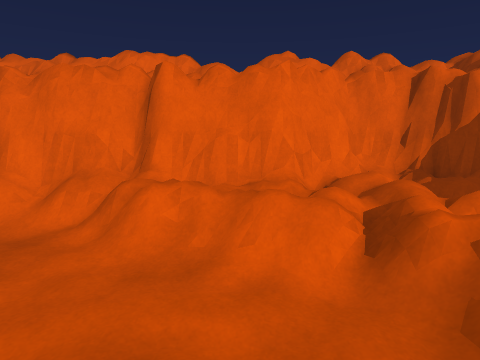
view 1 (above)

17 first-person views from a walk through a 3-D level made in the Unity game engine. The camera is 1.5 m above the floor, tilts 10° down and sees 75° across. The floor is counted in squares, 0.5 m on a side. Each view is taken from the middle of a square. On the plan, view 1 faces up. The plan holds only what a view shows up to about 20 squares ahead; the rest is blank. The place goes on beyond the plan. Surface patterns are stand-ins for the level's own textures.

view 2
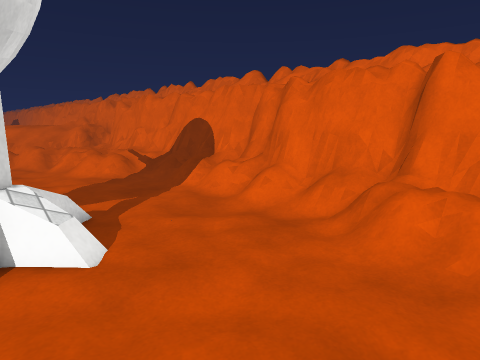

view 3
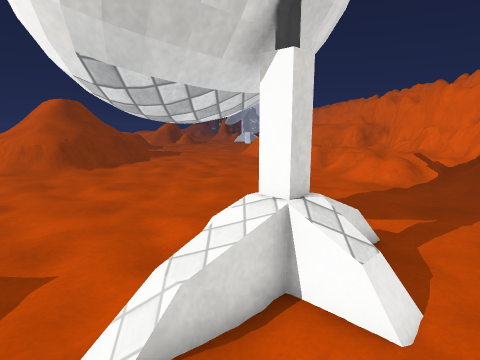

view 4
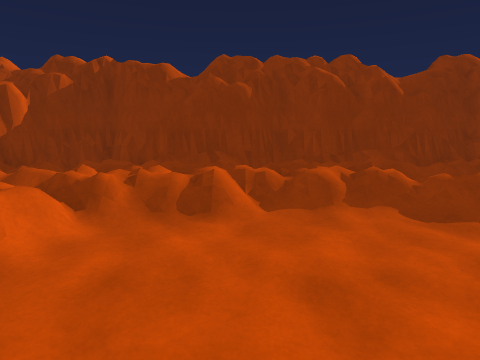

view 5
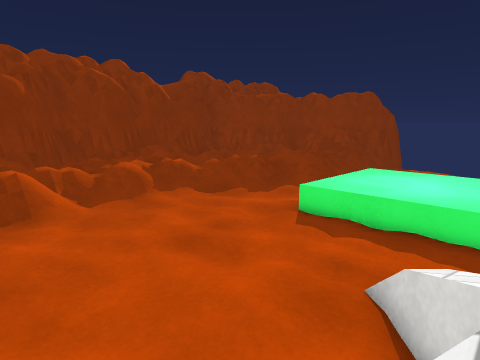

view 6
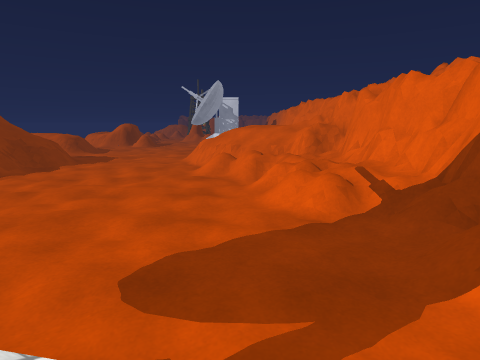

view 7
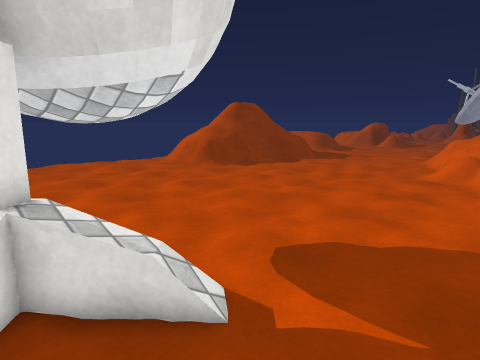

view 8
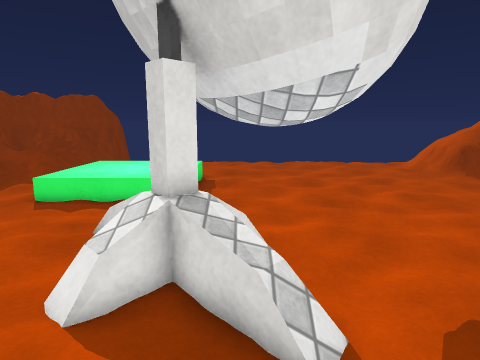

view 9
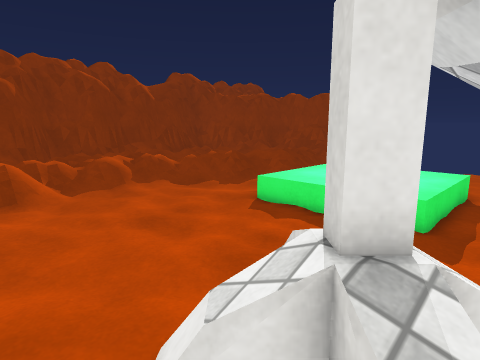

view 10
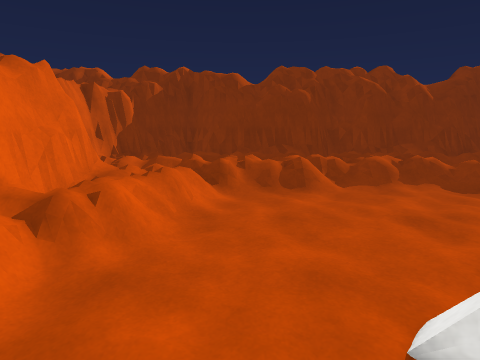

view 11
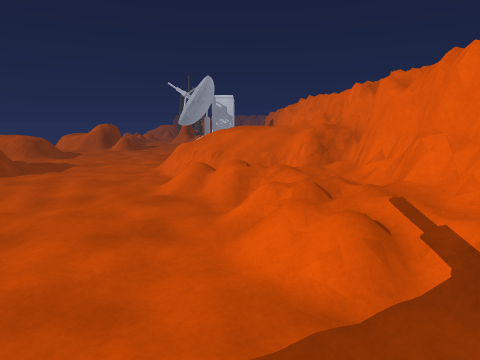

view 12
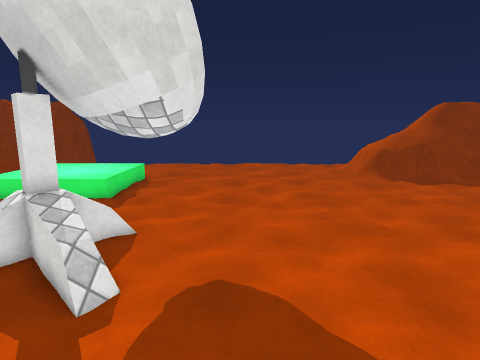

view 13
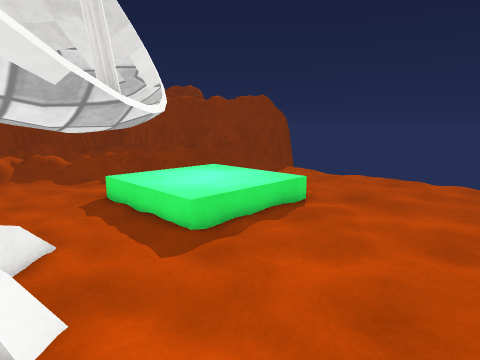

view 14
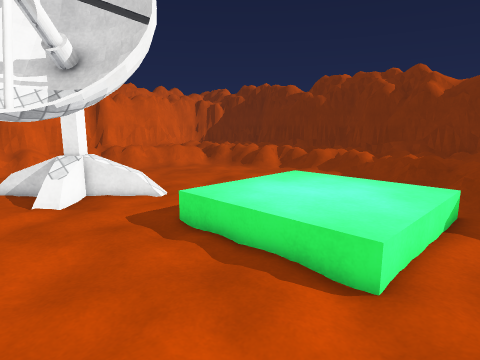

view 15
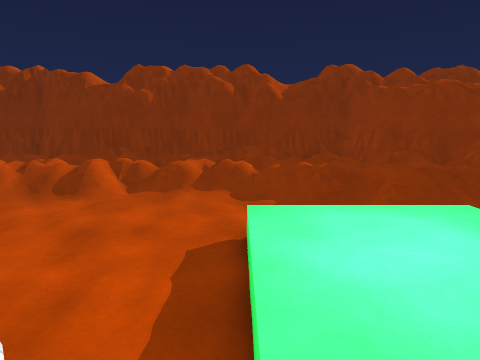

view 16
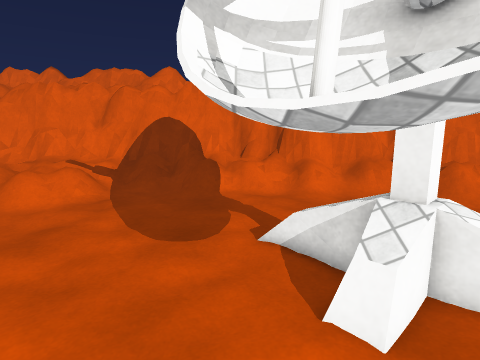

view 17
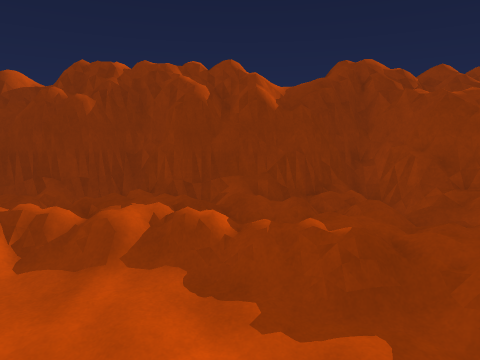

### Floor plan
Key: @ floor where view 1 was taken; # wall or solid block; x gap in a wall; . main floor; : floor 0.25 m higher than the main floor; + floor 0.5 m higher than the main floor; * floor 0.75 m higher than the main floor; % floor 1 m higher than the main floor; / step, stairs or slope; = window, fence, low wall or low ledge; ^ raised ledge; T thing the floor can be seen under or through; O other object.
Columns run from 28 left of view 1 to 12 right of it. Each row starts with its distance up from view 1.
 13             ########           ##=####
 12 ##############====##############=  =###
 11 ===##===//++++++++ =====#====## ++++=##
 10 #*++++++///::.////://:/++++++++:+++*++##
  9  ++++*++///...//...//.//++*++++++*++  =##
  8  ++*/+/+///..............:+++*+++++:+ =##
  7  ++: +////..................:/+:*++++ ##
  6  */.///./....................///*/+++=##
  5  //............................////+*###
  4 O/.............................////+ ##
  3 O/.............../=............/// + ##
  2 ..................x==:.........///+*+##
  1 ..................TT#...........//*++##
  0 ................TTTT#=......@....:++ ##
 -1 ................TTT.#O.........../++ ###
 -2 ................TTT.............//++//##
 -3 .................TT.............///* ###
 -4 ................................///* ###
 -5 ....................///////.....//+//###
 -6 ..................../+++++/....//////###
 -7 ..................../+++++/ ...///// =##
 -8  .................../+++++/ ..//*+/* ###
 -9 ..................../+++++/  ./=+*::+##
-10 O==##.............../+++++/  //++++++=#
-11 ==^=##..............///////../+*++++++##
-12    %%=#......................:+++ ::=###
-13      =#.. ............             =###

Where each view was taken, in squares from view 1:
view 1: 0 up, 0 right, facing up
view 2: 0 up, 0 right, facing up-left
view 3: 0 up, 3 left, facing left
view 4: 1 up, 7 left, facing right
view 5: 4 up, 8 left, facing down-right
view 6: 5 up, 8 left, facing left
view 7: 7 up, 8 left, facing down-left
view 8: 7 up, 10 left, facing down
view 9: 4 up, 10 left, facing down-right
view 10: 5 up, 11 left, facing right
view 11: 6 up, 13 left, facing left
view 12: 9 up, 14 left, facing down
view 13: 0 up, 15 left, facing down-right
view 14: 13 down, 13 left, facing up-right
view 15: 5 down, 10 left, facing right
view 16: 5 down, 12 left, facing up
view 17: 6 down, 4 left, facing right
